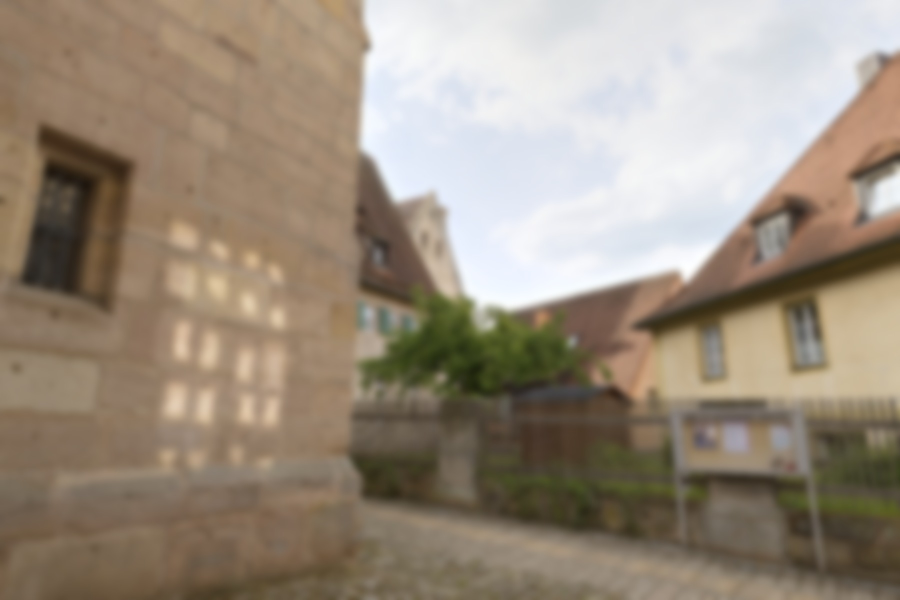
#> input picture scenografia/tla/widok_podworze.jpg, 1800 x 1200 px (shown at 1/2 size)
$ python tlo_okna.py tla/widok_podworze.jpg tla/widok_podworze.jpg 1.0 1.0 1.0 1.0
#> lines starting #> are read from the running program, lines starting #| are printed output that depends on the picture
### tools/zakaz_gha.py
"""Twarda reguła właściciela (23.11.2026): ŻADNEGO renderu na GitHub Actions.

Wywołaj `zakaz_renderu_na_github_actions("co")` na starcie każdej ścieżki, która
renderuje (scenografia Blender, fabryka odcinków, montaż, głos). Rendery idą tylko
przez Cloudflare (finyou-render). Workflow pilnuje tools/zakaz_renderu_gha.py.
"""
from __future__ import annotations

import os
from typing import Mapping


class RenderNaGitHubActions(RuntimeError):
    pass


def zakaz_renderu_na_github_actions(co: str, env: Mapping[str, str] | None = None) -> None:
    env = os.environ if env is None else env
    if env.get("GITHUB_ACTIONS") == "true" or env.get("GITHUB_WORKFLOW"):
        raise RenderNaGitHubActions(
            f"ZAKAZ: {co} nie może działać na GitHub Actions. Renderuj przez Cloudflare (finyou-render)."
        )

### scenografia/tlo_okna.py
#!/usr/bin/env python3
"""Tło za oknem: perspektywiczny wycinek panoramy CC0 (Poly Haven, tonemapped JPG) z rozmyciem.

    python scenografia/tlo_okna.py <panorama.jpg> <wynik.jpg> <u0> <pochylenie_st> <pole_widzenia_st> <rozmycie_px>
s02: cobblestone_parish_road (CC0, https://polyhaven.com/a/cobblestone_parish_road), u0=0.575, 14, 80, 7
→ scenografia/tla/widok_podworze.jpg (czytelnego tekstu brak po rozmyciu).
"""
import os
import sys

import numpy as np
from PIL import Image, ImageFilter

sys.path.insert(0, os.path.dirname(os.path.dirname(os.path.abspath(__file__))))
from tools.zakaz_gha import zakaz_renderu_na_github_actions  # noqa: E402

zakaz_renderu_na_github_actions("tło okna scenografii (scenografia/tlo_okna.py)")
src, out, u0, pitch, hfov, rozm = sys.argv[1], sys.argv[2], float(sys.argv[3]), float(sys.argv[4]), float(sys.argv[5]), float(sys.argv[6])
E = np.asarray(Image.open(src).convert('RGB')).astype(np.float32)
H, W = E.shape[:2]
#> H = 1200; W = 1800
w, h = 1800, 1200
f = (w/2)/np.tan(np.radians(hfov)/2)
xs, ys = np.meshgrid(np.arange(w)-w/2, np.arange(h)-h/2)
d = np.stack([xs, -ys, np.full_like(xs, f, dtype=float)], -1)
d /= np.linalg.norm(d, axis=-1, keepdims=True)
p = np.radians(pitch); c, s = np.cos(p), np.sin(p)
y2 = d[...,1]*c + d[...,2]*s; z2 = -d[...,1]*s + d[...,2]*c
lon = np.arctan2(d[...,0], z2) + (u0-0.5)*2*np.pi
lat = np.arcsin(np.clip(y2, -1, 1))
u = ((lon/(2*np.pi)+0.5) % 1.0)*W; v = (0.5-lat/np.pi)*H
img = E[np.clip(v.astype(int),0,H-1), np.clip(u.astype(int),0,W-1)]
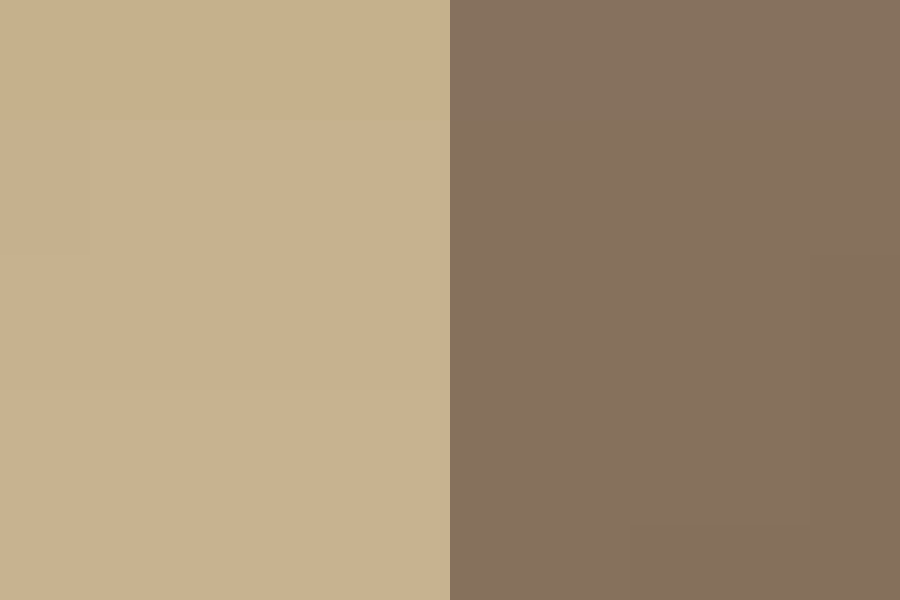
#> img: shape (1200, 1800, 3) float32 (shown at 1/2 size); mean R, G, B 162.5, 146.3, 119.3
im = Image.fromarray(img.astype(np.uint8)).filter(ImageFilter.GaussianBlur(rozm))
im.save(out, quality=92)
